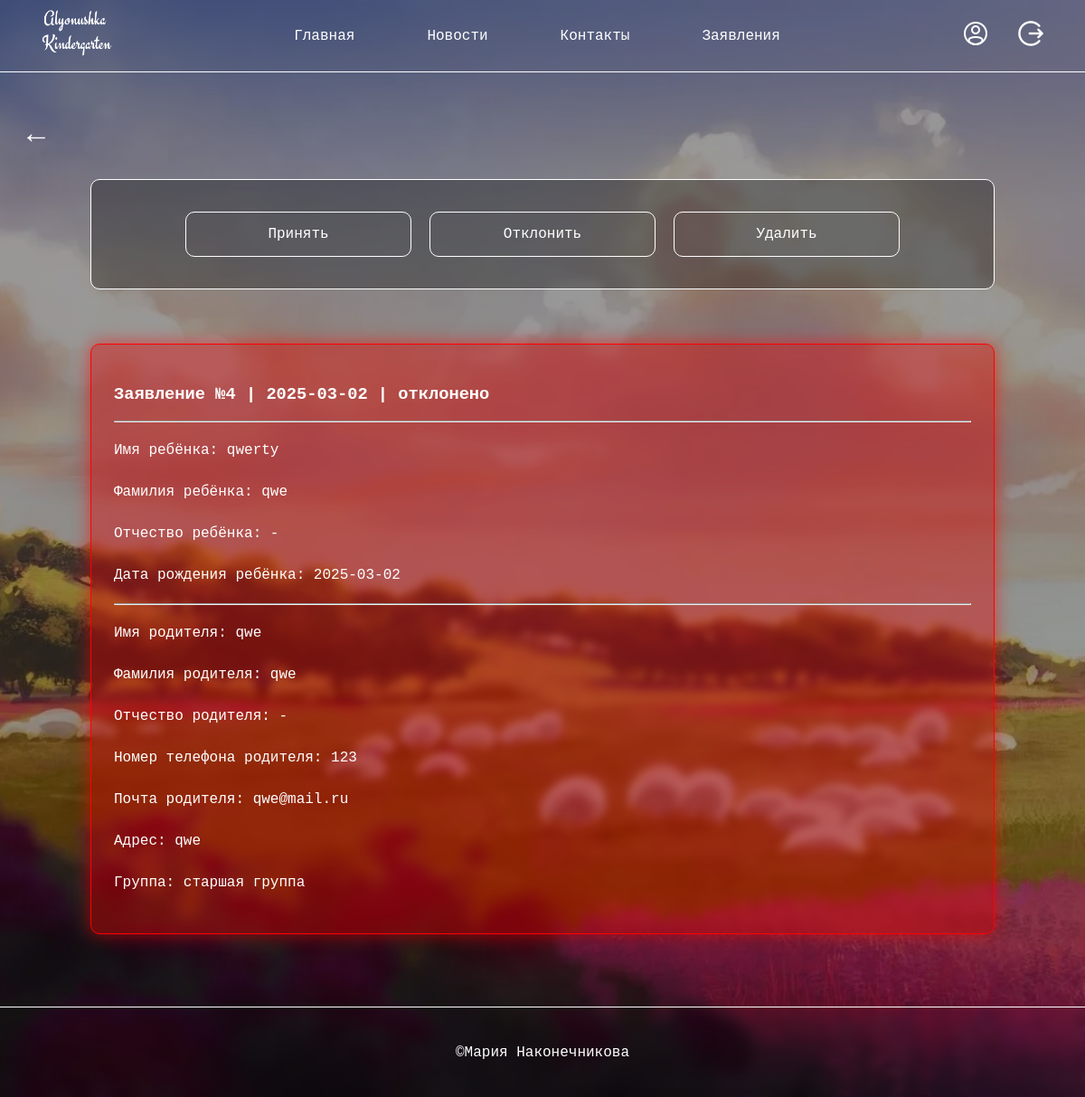
Page /static/index.php?page=applications&id_for_application_processing=4 (signed in) on the committed database.
### tables this page shows
CREATE TABLE `applications` (
  `id` int(12) NOT NULL,
  `login` varchar(50) NOT NULL COMMENT 'Логин пользователя',
  `child_name` varchar(50) NOT NULL COMMENT 'Имя ребёнка',
  `child_surname` varchar(50) NOT NULL COMMENT 'Фамилия ребёнка',
  `child_patronymic` varchar(50) NOT NULL DEFAULT 'none' COMMENT 'Отчество ребёнка',
  `child_birthdate` date NOT NULL COMMENT 'Дата рождения ребёнка',
  `parent_name` varchar(50) NOT NULL COMMENT 'Имя родителя',
  `parent_surname` varchar(50) NOT NULL COMMENT 'Фамилия родителя',
  `parent_patronymic` varchar(50) NOT NULL DEFAULT 'none' COMMENT 'Отчество родителя',
  `parent_phone` varchar(50) NOT NULL COMMENT 'Номер телефона родителя',
  `parent_email` varchar(50) NOT NULL DEFAULT 'none' COMMENT 'Почта родителя',
  `address` varchar(50) NOT NULL COMMENT 'Адрес проживания',
  `desired_group` varchar(50) NOT NULL COMMENT 'Группа (младшая, средняя, старшая)',
  `application_date` date NOT NULL COMMENT 'Дата подачи заявления',
  `status` varchar(50) NOT NULL DEFAULT 'не рассмотрено' COMMENT 'Статус заявления (не рассмотрен, принят, отклонён)'
);

### app/Application.php (the view, shortened to what this page needs)
<?php
class Application {
    public function processing_of_applications(string $id_application): void {
        $connect = connect_data_base();
        if ($connect->connect_error) {
            die('<p class="error-text">Ошибка подключения к базе данных!</p>');
        } else {
            if ($this->checking_the_existence_application_for_processing($id_application)) {
                $stmt = $connect->prepare('SELECT `id`, `child_name`, `child_surname`, `child_patronymic`, `child_birthdate`, `parent_name`, `parent_surname`, `parent_patronymic`, `parent_phone`, `parent_email`, `address`, `desired_group`, `application_date`, `status` FROM `applications` WHERE `id` = ?');
                $stmt->bind_param('s', $id_application);
                $stmt->execute();
                $result = $stmt->get_result();
                while ($row = $result->fetch_assoc()) {
                    $class_application = '';
                    switch ($row['status']) {
                        case 'отклонено':
                            $class_application = 'rejected-processing';
                            break;
                    }
                    echo '
                        <div class="panel '. $class_application .'">
                            <h3>Заявление №'. $row['id'] .' | '. $row['application_date'] .' | '. $row['status'] .'</h3>
                            <hr>
                            <p>Имя ребёнка: '. $row['child_name'] .'</p>
                            <p>Фамилия ребёнка: '. $row['child_surname'] .'</p>
                            <p>Отчество ребёнка: '. ($row['child_patronymic'] == '' ? '-' : $row['child_patronymic']) .'</p>
                            <p>Дата рождения ребёнка: '. $row['child_birthdate'] .'</p>
                            <hr>
                            <p>Имя родителя: '. $row['parent_name'] .'</p>
                            <p>Фамилия родителя: '. $row['parent_surname'] .'</p>
                            <p>Отчество родителя: '. ($row['parent_patronymic'] == '' ? '-' : $row['parent_patronymic']) .'</p>
                            <p>Номер телефона родителя: '. $row['parent_phone'] .'</p>
                            <p>Почта родителя: '. $row['parent_email'] .'</p>
                            <p>Адрес: '. $row['address'] .'</p>
                            <p>Группа: '. $row['desired_group'] .'</p>
                        </div>
                    ';
                }
            } else {
                header('Location: /static/index.php?page=applications&error_application=the_application_does_not_exist');
            }
        }
    }
    private function checking_the_existence_application_for_processing(string $id_application): bool {
        $connect = connect_data_base();
        if ($connect->connect_error) {
            die('<p class="error-text">Ошибка подключения к базе данных!</p>');
        } else {
            $stmt = $connect->prepare('SELECT `id` FROM `applications` WHERE `id` = ?');
            $stmt->bind_param('s', $id_application);
            $stmt->execute();
            $result = $stmt->get_result();
            if ($result->num_rows > 0) {
                return true;
            } else {
                return false;
            }
        }
    }
}

### static/styles/style.css (style rules this page uses)
* { box-sizing: border-box; transition: all 0.2s; }
@media (prefers-color-scheme: light) { :root { color-scheme: light; --bg-body: white; --color-text: white; --link-hover: rgb(66, 66, 66); --bg-carts: rgb(179, 179, 179); --color-border: white; --accent-color: rgb(255, 148, 9); --hover-bg-blur: rgba(0, 0, 0, 0.253); } }
html, body { scrollbar-width: thin; scrollbar-color: white black; width: 100%; height: 100%; padding: 0; margin: 0; font-family: "Juila Mono", monospace; overflow: auto; font-size: 12pt; background-color: var(--bg-body); background-image: linear-gradient(rgba(0, 0, 0, 0.4), rgba(0, 0, 0, 0.4)), url("../images/bg.webp"); background-position: center; background-repeat: no-repeat; background-size: cover; color: var(--color-text); }
h1, h2, h3 { color: var(--color-text); }
p { line-height: 30px; }

### rows in the picture
applications: id "4", application_date "2025-03-02", status "отклонено", child_name "qwerty", child_surname "qwe", child_birthdate "2025-03-02", parent_name "qwe", parent_surname "qwe", parent_phone "123", parent_email "qwe@mail.ru", address "qwe", desired_group "старшая группа"
